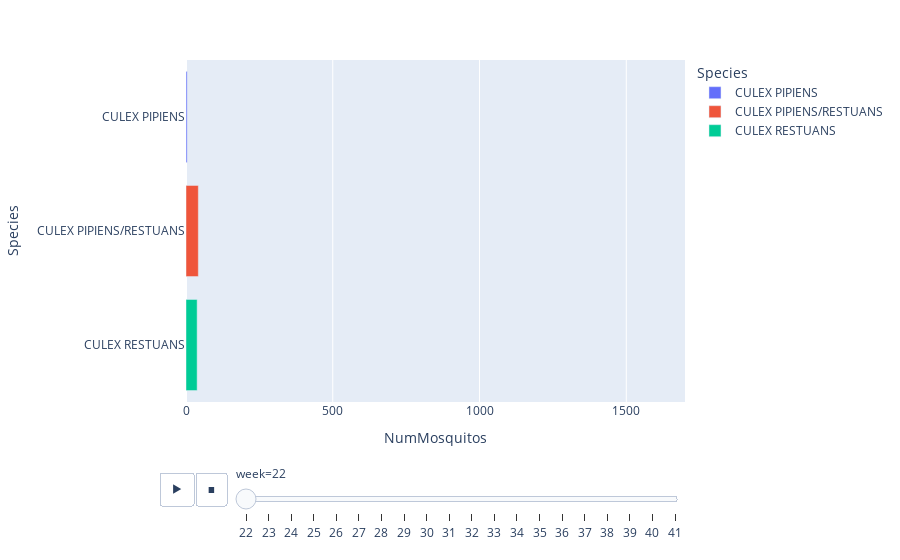

The notebook cell this image was saved under:
### Code cell
# df = px.data.gapminder()
fig = px.bar(pd.DataFrame(train.groupby(['Species','week'])['NumMosquitos'].count()).reset_index().sort_values('week'), 
             y="Species", x="NumMosquitos",color="Species",animation_frame="week", range_x=[0,1700])
# fig.update_xaxes(range=[0, 1700])
fig.show()

### Figure 1 — Plotly figure (JSON) as saved in the notebook; plotly's stock layout.template omitted (floating-point values rounded to 4 significant figures)
{"data": [{"alignmentgroup": "True", "hovertemplate": "Species=%{y}<br>week=22<br>NumMosquitos=%{x}<extra></extra>", "legendgroup": "CULEX PIPIENS", "marker": {"color": "#636efa", "pattern": {"shape": ""}}, "name": "CULEX PIPIENS", "offsetgroup": "CULEX PIPIENS", "orientation": "h", "showlegend": true, "textposition": "auto", "type": "bar", "x": [4], "xaxis": "x", "y": ["CULEX PIPIENS"], "yaxis": "y"}, {"alignmentgroup": "True", "hovertemplate": "Species=%{y}<br>week=22<br>NumMosquitos=%{x}<extra></extra>", "legendgroup": "CULEX PIPIENS/RESTUANS", "marker": {"color": "#EF553B", "pattern": {"shape": ""}}, "name": "CULEX PIPIENS/RESTUANS", "offsetgroup": "CULEX PIPIENS/RESTUANS", "orientation": "h", "showlegend": true, "textposition": "auto", "type": "bar", "x": [42], "xaxis": "x", "y": ["CULEX PIPIENS/RESTUANS"], "yaxis": "y"}, {"alignmentgroup": "True", "hovertemplate": "Species=%{y}<br>week=22<br>NumMosquitos=%{x}<extra></extra>", "legendgroup": "CULEX RESTUANS", "marker": {"color": "#00cc96", "pattern": {"shape": ""}}, "name": "CULEX RESTUANS", "offsetgroup": "CULEX RESTUANS", "orientation": "h", "showlegend": true, "textposition": "auto", "type": "bar", "x": [38], "xaxis": "x", "y": ["CULEX RESTUANS"], "yaxis": "y"}], "layout": {"barmode": "relative", "legend": {"title": {"text": "Species"}, "tracegroupgap": 0}, "margin": {"t": 60}, "sliders": [{"active": 0, "currentvalue": {"prefix": "week="}, "len": 0.9, "pad": {"b": 10, "t": 60}, "steps": [{"args": [["22"], {"frame": {"duration": 0, "redraw": true}, "fromcurrent": true, "mode": "immediate", "transition": {"duration": 0, "easing": "linear"}}], "label": "22", "method": "animate"}, {"args": [["23"], {"frame": {"duration": 0, "redraw": true}, "fromcurrent": true, "mode": "immediate", "transition": {"duration": 0, "easing": "linear"}}], "label": "23", "method": "animate"}, {"args": [["24"], {"frame": {"duration": 0, "redraw": true}, "fromcurrent": true, "mode": "immediate", "transition": {"duration": 0, "easing": "linear"}}], "label": "24", "method": "animate"}, {"args": [["25"], {"frame": {"duration": 0, "redraw": true}, "fromcurrent": true, "mode": "immediate", "transition": {"duration": 0, "easing": "linear"}}], "label": "25", "method": "animate"}, {"args": [["26"], {"frame": {"duration": 0, "redraw": true}, "fromcurrent": true, "mode": "immediate", "transition": {"duration": 0, "easing": "linear"}}], "label": "26", "method": "animate"}, {"args": [["27"], {"frame": {"duration": 0, "redraw": true}, "fromcurrent": true, "mode": "immediate", "transition": {"duration": 0, "easing": "linear"}}], "label": "27", "method": "animate"}, {"args": [["28"], {"frame": {"duration": 0, "redraw": true}, "fromcurrent": true, "mode": "immediate", "transition": {"duration": 0, "easing": "linear"}}], "label": "28", "method": "animate"}, {"args": [["29"], {"frame": {"duration": 0, "redraw": true}, "fromcurrent": true, "mode": "immediate", "transition": {"duration": 0, "easing": "linear"}}], "label": "29", "method": "animate"}, {"args": [["30"], {"frame": {"duration": 0, "redraw": true}, "fromcurrent": true, "mode": "immediate", "transition": {"duration": 0, "easing": "linear"}}], "label": "30", "method": "animate"}, {"args": [["31"], {"frame": {"duration": 0, "redraw": true}, "fromcurrent": true, "mode": "immediate", "transition": {"duration": 0, "easing": "linear"}}], "label": "31", "method": "animate"}, {"args": [["32"], {"frame": {"duration": 0, "redraw": true}, "fromcurrent": true, "mode": "immediate", "transition": {"duration": 0, "easing": "linear"}}], "label": "32", "method": "animate"}, {"args": [["33"], {"frame": {"duration": 0, "redraw": true}, "fromcurrent": true, "mode": "immediate", "transition": {"duration": 0, "easing": "linear"}}], "label": "33", "method": "animate"}, {"args": [["34"], {"frame": {"duration": 0, "redraw": true}, "fromcurrent": true, "mode": "immediate", "transition": {"duration": 0, "easing": "linear"}}], "label": "34", "method": "animate"}, {"args": [["35"], {"frame": {"duration": 0, "redraw": true}, "fromcurrent": true, "mode": "immediate", "transition": {"duration": 0, "easing": "linear"}}], "label": "35", "method": "animate"}, {"args": [["36"], {"frame": {"duration": 0, "redraw": true}, "fromcurrent": true, "mode": "immediate", "transition": {"duration": 0, "easing": "linear"}}], "label": "36", "method": "animate"}, {"args": [["37"], {"frame": {"duration": 0, "redraw": true}, "fromcurrent": true, "mode": "immediate", "transition": {"duration": 0, "easing": "linear"}}], "label": "37", "method": "animate"}, {"args": [["38"], {"frame": {"duration": 0, "redraw": true}, "fromcurrent": true, "mode": "immediate", "transition": {"duration": 0, "easing": "linear"}}], "label": "38", "method": "animate"}, {"args": [["39"], {"frame": {"duration": 0, "redraw": true}, "fromcurrent": true, "mode": "immediate", "transition": {"duration": 0, "easing": "linear"}}], "label": "39", "method": "animate"}, {"args": [["40"], {"frame": {"duration": 0, "redraw": true}, "fromcurrent": true, "mode": "immediate", "transition": {"duration": 0, "easing": "linear"}}], "label": "40", "method": "animate"}, {"args": [["41"], {"frame": {"duration": 0, "redraw": true}, "fromcurrent": true, "mode": "immediate", "transition": {"duration": 0, "easing": "linear"}}], "label": "41", "method": "animate"}], "x": 0.1, "xanchor": "left", "y": 0, "yanchor": "top"}], "updatemenus": [{"buttons": [{"args": [null, {"frame": {"duration": 500, "redraw": true}, "fromcurrent": true, "mode": "immediate", "transition": {"duration": 500, "easing": "linear"}}], "label": "&#9654;", "method": "animate"}, {"args": [[null], {"frame": {"duration": 0, "redraw": true}, "fromcurrent": true, "mode": "immediate", "transition": {"duration": 0, "easing": "linear"}}], "label": "&#9724;", "method": "animate"}], "direction": "left", "pad": {"r": 10, "t": 70}, "showactive": false, "type": "buttons", "x": 0.1, "xanchor": "right", "y": 0, "yanchor": "top"}], "xaxis": {"anchor": "y", "domain": [0, 1], "range": [0, 1700], "title": {"text": "NumMosquitos"}}, "yaxis": {"anchor": "x", "categoryarray": ["CULEX ERRATICUS", "CULEX TARSALIS", "CULEX SALINARIUS", "CULEX TERRITANS", "CULEX RESTUANS", "CULEX PIPIENS/RESTUANS", "CULEX PIPIENS"], "categoryorder": "array", "domain": [0, 1], "title": {"text": "Species"}}}}
